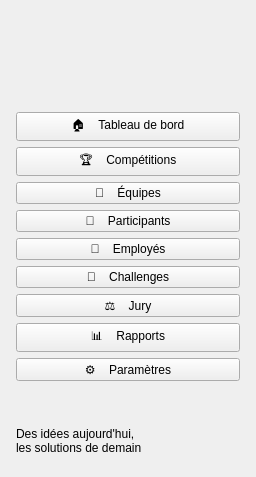
     <widget class="QFrame" name="sidebar">
      <property name="minimumSize">
       <size>
        <width>256</width>
        <height>0</height>
       </size>
      </property>
      <property name="maximumSize">
       <size>
        <width>256</width>
        <height>16777215</height>
       </size>
      </property>
      <layout class="QVBoxLayout" name="dispositionSidebar">
       <property name="spacing">
        <number>6</number>
       </property>
       <property name="leftMargin">
        <number>16</number>
       </property>
       <property name="topMargin">
        <number>22</number>
       </property>
       <property name="rightMargin">
        <number>16</number>
       </property>
       <property name="bottomMargin">
        <number>22</number>
       </property>
       <item>
        <widget class="QLabel" name="logo">
         <property name="minimumSize">
          <size>
           <width>222</width>
           <height>60</height>
          </size>
         </property>
         <property name="maximumSize">
          <size>
           <width>222</width>
           <height>60</height>
          </size>
         </property>
         <property name="pixmap">
          <pixmap resource="resources.qrc">:/resources/logo_sidebar.png</pixmap>
         </property>
         <property name="scaledContents">
          <bool>true</bool>
         </property>
        </widget>
       </item>
       <item>
        <spacer name="espaceLogo">
         <property name="orientation">
          <enum>Qt::Vertical</enum>
         </property>
         <property name="sizeType">
          <enum>QSizePolicy::Fixed</enum>
         </property>
         <property name="sizeHint" stdset="0">
          <size>
           <width>20</width>
           <height>24</height>
          </size>
         </property>
        </spacer>
       </item>
       <item>
        <widget class="QPushButton" name="boutonTableauBord">
         <property name="cursor">
          <cursorShape>PointingHandCursor</cursorShape>
         </property>
         <property name="toolTip">
          <string>Module à relier au projet principal</string>
         </property>
         <property name="text">
          <string>🏠    Tableau de bord</string>
         </property>
         <property name="actif" stdset="0">
          <bool>false</bool>
         </property>
        </widget>
       </item>
       <item>
        <widget class="QPushButton" name="boutonCompetitions">
         <property name="cursor">
          <cursorShape>PointingHandCursor</cursorShape>
         </property>
         <property name="toolTip">
          <string>Module à relier au projet principal</string>
         </property>
         <property name="text">
          <string>🏆    Compétitions</string>
         </property>
         <property name="actif" stdset="0">
          <bool>false</bool>
         </property>
        </widget>
       </item>
       <item>
        <widget class="QPushButton" name="boutonEquipes">
         <property name="cursor">
          <cursorShape>PointingHandCursor</cursorShape>
         </property>
         <property name="toolTip">
          <string>Module à relier au projet principal</string>
         </property>
         <property name="text">
          <string>👥    Équipes</string>
         </property>
         <property name="actif" stdset="0">
          <bool>false</bool>
         </property>
        </widget>
       </item>
       <item>
        <widget class="QPushButton" name="boutonParticipants">
         <property name="cursor">
          <cursorShape>PointingHandCursor</cursorShape>
         </property>
         <property name="toolTip">
          <string>Module à relier au projet principal</string>
         </property>
         <property name="text">
          <string>👤    Participants</string>
         </property>
         <property name="actif" stdset="0">
          <bool>false</bool>
         </property>
        </widget>
       </item>
       <item>
        <widget class="QPushButton" name="boutonEmployes">
         <property name="cursor">
          <cursorShape>PointingHandCursor</cursorShape>
         </property>
         <property name="text">
          <string>💼    Employés</string>
         </property>
         <property name="actif" stdset="0">
          <bool>true</bool>
         </property>
        </widget>
       </item>
       <item>
        <widget class="QPushButton" name="boutonChallenges">
         <property name="cursor">
          <cursorShape>PointingHandCursor</cursorShape>
         </property>
         <property name="toolTip">
          <string>Module à relier au projet principal</string>
         </property>
         <property name="text">
          <string>🚩    Challenges</string>
         </property>
         <property name="actif" stdset="0">
          <bool>false</bool>
         </property>
        </widget>
       </item>
       <item>
        <widget class="QPushButton" name="boutonJury">
         <property name="cursor">
          <cursorShape>PointingHandCursor</cursorShape>
         </property>
         <property name="toolTip">
          <string>Module à relier au projet principal</string>
         </property>
         <property name="text">
          <string>⚖️    Jury</string>
         </property>
         <property name="actif" stdset="0">
          <bool>false</bool>
         </property>
        </widget>
       </item>
       <item>
        <widget class="QPushButton" name="boutonRapports">
         <property name="cursor">
          <cursorShape>PointingHandCursor</cursorShape>
         </property>
         <property name="toolTip">
          <string>Module à relier au projet principal</string>
         </property>
         <property name="text">
          <string>📊    Rapports</string>
         </property>
         <property name="actif" stdset="0">
          <bool>false</bool>
         </property>
        </widget>
       </item>
       <item>
        <widget class="QPushButton" name="boutonParametres">
         <property name="cursor">
          <cursorShape>PointingHandCursor</cursorShape>
         </property>
         <property name="toolTip">
          <string>Module à relier au projet principal</string>
         </property>
         <property name="text">
          <string>⚙️    Paramètres</string>
         </property>
         <property name="actif" stdset="0">
          <bool>false</bool>
         </property>
        </widget>
       </item>
       <item>
        <spacer name="ressortSidebar">
         <property name="orientation">
          <enum>Qt::Vertical</enum>
         </property>
         <property name="sizeHint" stdset="0">
          <size>
           <width>20</width>
           <height>40</height>
          </size>
         </property>
        </spacer>
       </item>
       <item>
        <widget class="QLabel" name="slogan">
         <property name="text">
          <string>Des idées aujourd'hui,
les solutions de demain</string>
         </property>
        </widget>
       </item>
      </layout>
     </widget>
